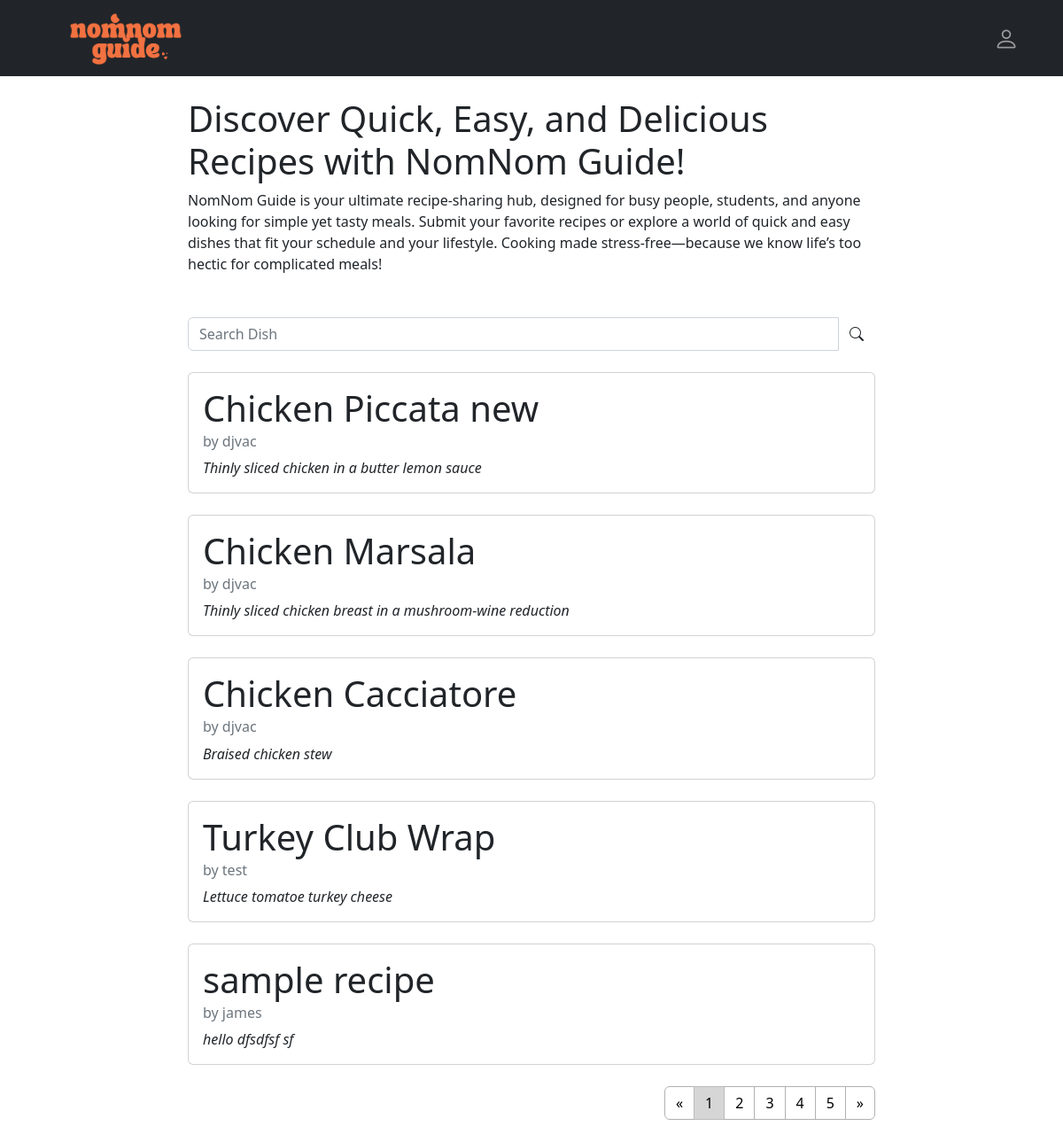
The page / on the database its author committed.
### recipes/models.py (models this page shows, shortened)
class Recipe(models.Model):
  title = models.CharField(max_length=100)
  description = models.TextField()
  ingredients = models.TextField()
  instructions = models.TextField()
  author = models.ForeignKey(User, on_delete=models.CASCADE)
  created_at = models.DateTimeField(auto_now_add=True)
  updated_at = models.DateTimeField(auto_now=True)

### recipes/views.py (the view)
# urls.py: path('', views.RecipeListView.as_view(), name="recipes-home"),
class RecipeListView(ListView):
    model = models.Recipe
    template_name = 'recipes/home.html'
    context_object_name = 'recipes'
    paginate_by = 5  # Show 5 recipes per page
    def get_context_data(self, **kwargs):
        context = super().get_context_data(**kwargs)
        paginator = context['paginator']
        page_obj = paginator.get_page(self.request.GET.get('page'))
        context['page_obj'] = page_obj
        return context

### recipes/templates/recipes/home.html (shortened to what this page needs)
{% extends "recipes/base.html" %}
{% block content %}
<h1>Discover Quick, Easy, and Delicious Recipes with NomNom Guide!</h1>
<p>NomNom Guide is your ultimate recipe-sharing hub, designed for busy people, students, and anyone looking for simple yet tasty meals. Submit your favorite recipes or explore a world of quick and easy dishes that fit your schedule and your lifestyle. Cooking made stress-free—because we know life’s too hectic for complicated meals!</p>
<div class="input-group mb-4 mt-5">
    <input type="text" class="form-control custom-focus" placeholder="Search Dish" aria-label="Search" aria-describedby="search-addon">
    <button class="btn" type="button" id="search-addon">
      <i class="bi bi-search"></i>
    </button>
  </div>
<div class="card-deck">
    {% if page_obj %}
        {% for recipe in page_obj %}
        <div class="card my-4">
            <a class="card-body text-decoration-none text-reset" href="{% url 'recipes-detail' recipe.pk %}">
                <h5 class="card-title fs-1 fs-sm-3 fs-md-4" style="font-size: 50px;">{{ recipe.title }}</h5>
                <h6 class="card-subtitle mb-2 text-muted">by {{ recipe.author }}</h6>
                <p class="card-text fst-italic">{{ recipe.description }}</p>
            </a>
        </div>
        {% endfor %}
    {% else %}
        <p>No recipes found.</p>
    {% endif %}
</div>
<nav aria-label="Page navigation">
    <ul class="pagination justify-content-end">
        {% if page_obj.has_previous %}
            <li class="page-item"><a class="page-link" href="?page={{ page_obj.previous_page_number }}">&laquo; </a></li>
        {% else %}
            <li class="page-item disabled"><span class="page-link">&laquo;</span></li>
        {% endif %}
        {% for num in page_obj.paginator.page_range %}
            {% if num == page_obj.number %}
                <li class="page-item active"><span class="page-link">{{ num }} </span></li>
            {% elif num > page_obj.number%}
                <li class="page-item"><a class="page-link" href="?page={{ num }}">{{ num }}</a></li>
            {% endif %}
        {% endfor %}
        {% if page_obj.has_next %}
            <li class="page-item"><a class="page-link" href="?page={{ page_obj.next_page_number }}"> &raquo;</a></li>
        {% else %}
            <li class="page-item disabled"><span class="page-link">&raquo;</span></li>
        {% endif %}
    </ul>
</nav>
{% endblock content %}

### recipes/templates/recipes/home.html (style rules this page uses)
.pagination .page-item .page-link { color:rgb(0, 0, 0); border-color:rgb(177, 177, 177); }
.pagination .page-item.active .page-link { background-color:rgb(214, 214, 214); border-color:rgb(187, 187, 187); }

### rows shown on the page
Recipe: title "Chicken Piccata new", author "djvac", description "Thinly sliced chicken in a butter lemon sauce"
Recipe: title "Chicken Marsala", author "djvac", description "Thinly sliced chicken breast in a mushroom-wine reduction"
Recipe: title "Chicken Cacciatore", author "djvac", description "Braised chicken stew"
Recipe: title "Turkey Club Wrap", author "test", description "Lettuce tomatoe turkey cheese"
Recipe: title "sample recipe", author "james", description "hello dfsdfsf sf"

### other values the page prints
{{ num }} "1"
{{ num }} "2" "3" "4" "5"
